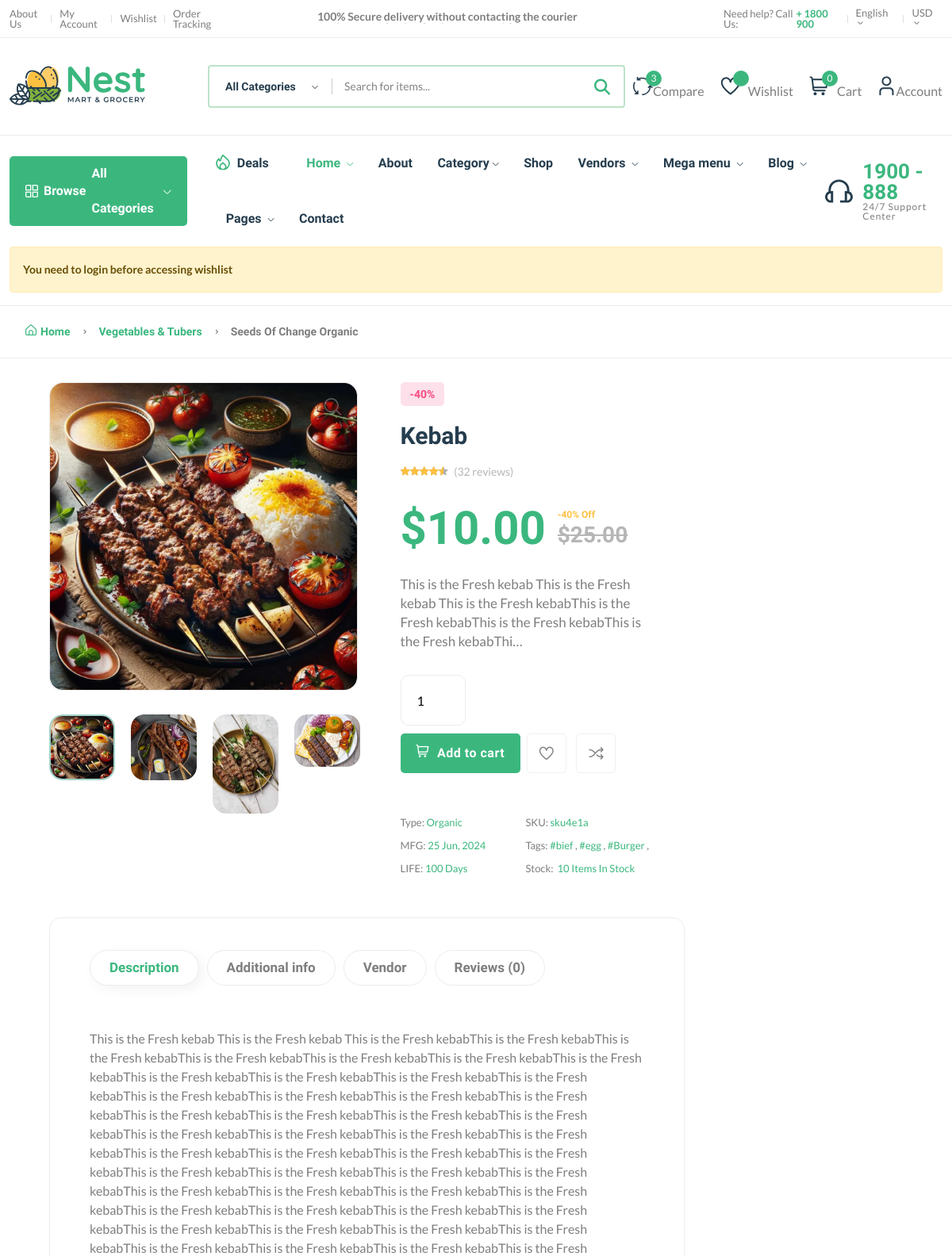
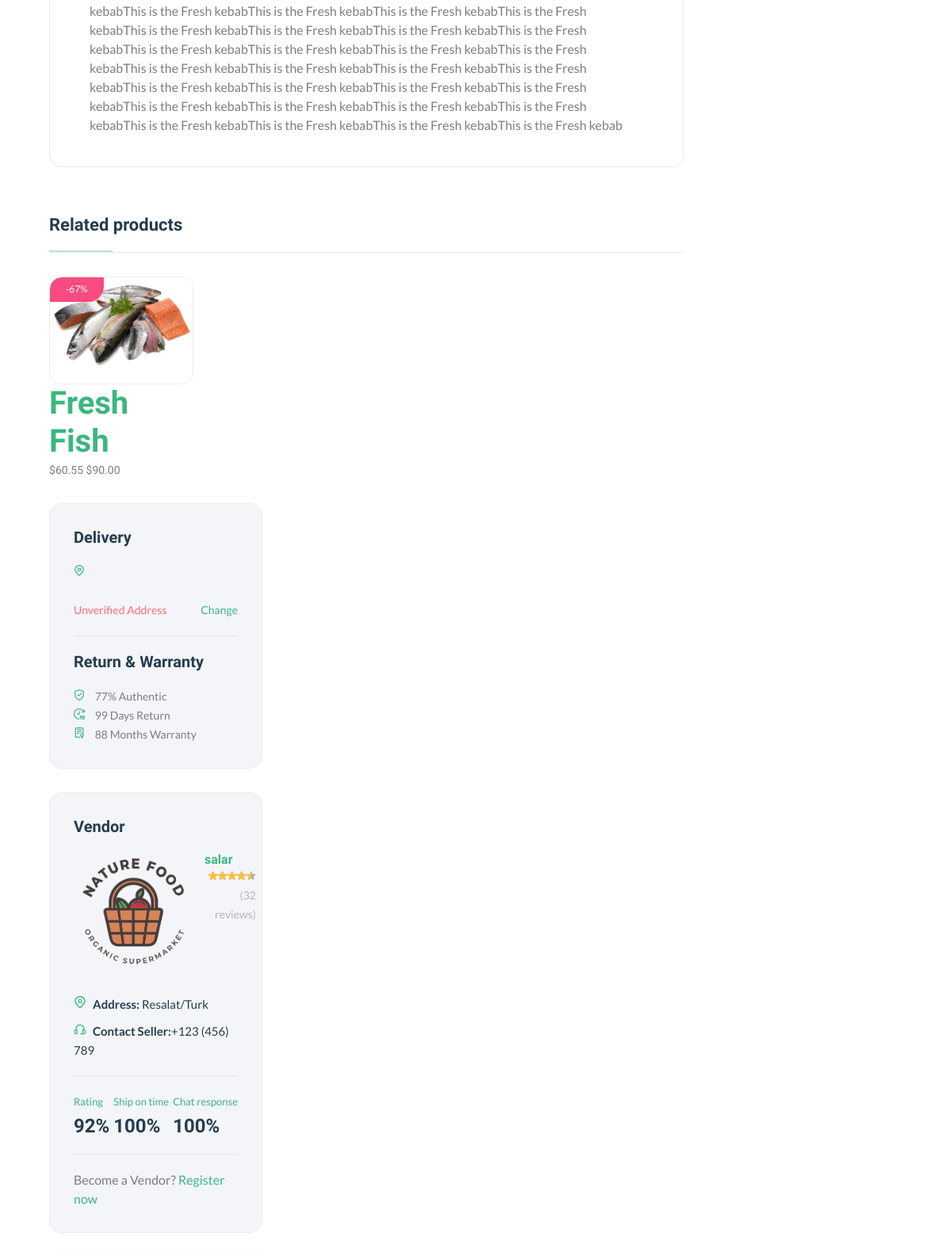
The app's page /product/31h311fdfe/ (upper part), older data (2 pictures, top to bottom).
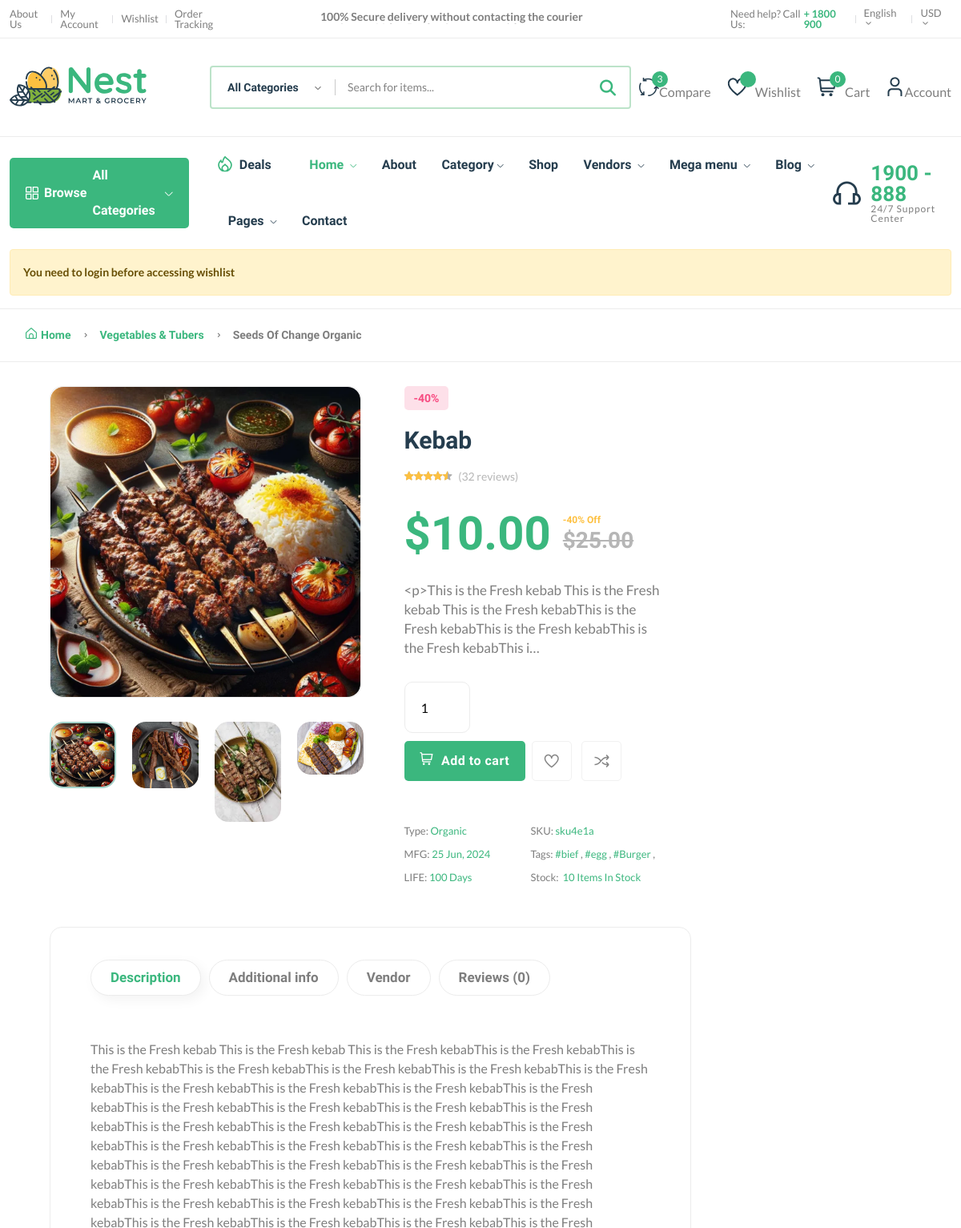
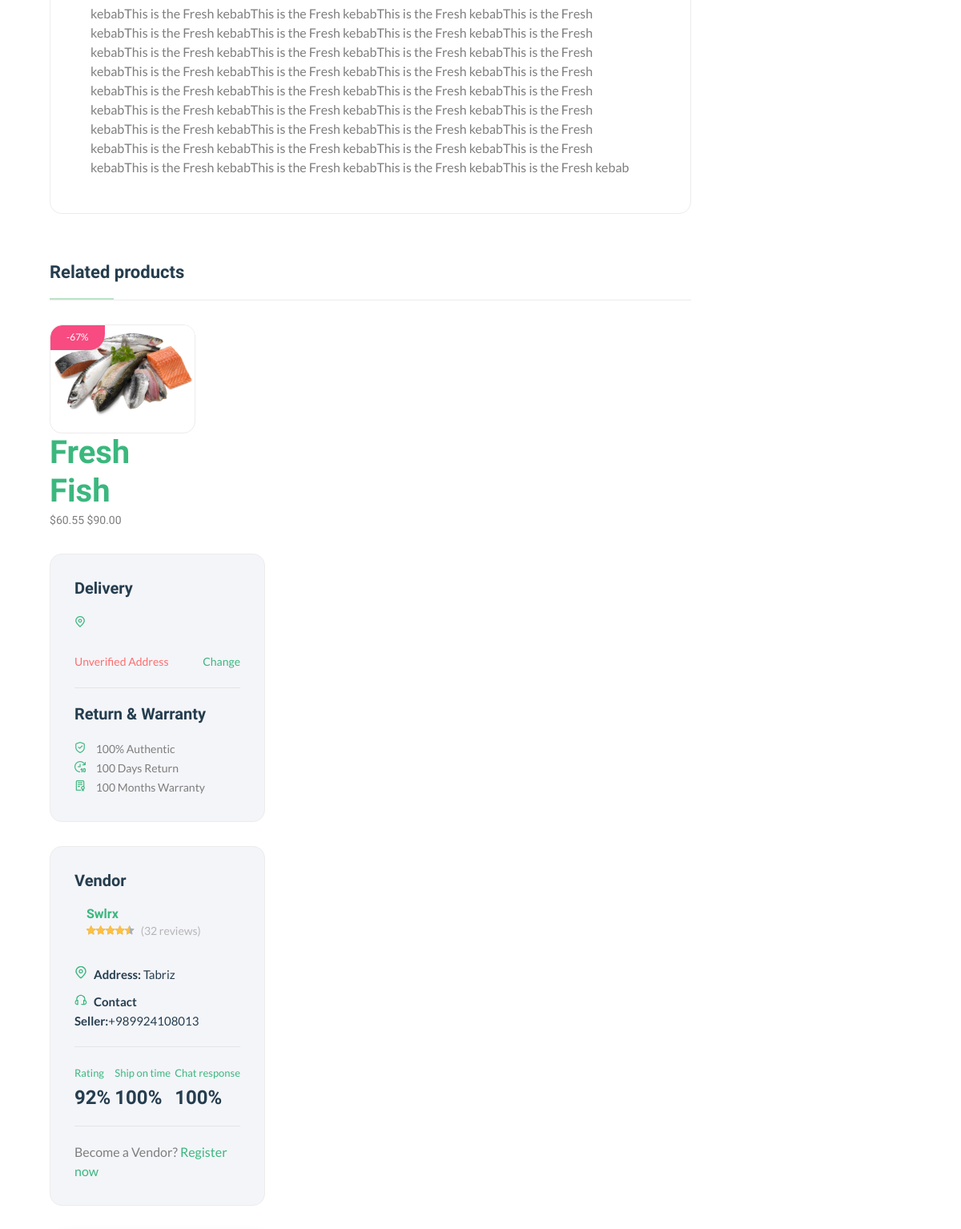
The same page, newer data (2 pictures, top to bottom).
### core/models.py (models this page shows, shortened)
class Product(models.Model):
    pid = ShortUUIDField(unique=True, length=10, max_length=20, alphabet="abcdefgh12345")
    user = models.ForeignKey(User, on_delete=models.SET_NULL, null=True)
    category = models.ForeignKey(Category, on_delete=models.SET_NULL, null=True, related_name="category")
    title = models.CharField(max_length=100, default="Fresh Pear")
    image = models.ImageField(upload_to=user_dir_path, default="product.jpg")
    description = RichTextUploadingField(null=True, blank=True, default="This is the product")
    price = models.DecimalField(max_digits=99999999999, decimal_places=2, default="1.99")
    old_price = models.DecimalField(max_digits=99999999999, decimal_places=2, default="2.99")
    specifications = RichTextUploadingField(null=True, blank=True)
    type = models.CharField(max_length=100, default="Organic", null=True, blank=True)
    stock_count = models.CharField(max_length=100, default="10", null=True, blank=True)
    life = models.CharField(max_length=100, default="100 Days", null=True, blank=True)
    mfd = models.DateTimeField(auto_now_add=False, null=True, blank=True)
    tags = TaggableManager(blank=True)
    product_status = models.CharField(choices=STATUS, max_length=10, default="in_review")
    vendor = models.ForeignKey(Vendor, on_delete=models.SET_NULL, null=True, related_name="product")
    status = models.BooleanField(default=True)
    in_stock = models.BooleanField(default=True)
    featured = models.BooleanField(default=False)
    digital = models.BooleanField(default=False)
    sku = ShortUUIDField(unique=True, length=4, max_length=10, prefix="sku", alphabet="abcdefgh12345")
    date = models.DateTimeField(auto_now_add=True)
    updated = models.DateTimeField(null=True, blank=True)
    class Meta:
        verbose_name = "Product"
        verbose_name_plural = "Products"
    def get_precentage(self):
        new_price = (self.price / self.old_price) * 100
        return new_price

class Vendor(models.Model):
    vid = ShortUUIDField(unique=True, length=10, max_length=20, prefix="ven", alphabet="abcdefgh12345")
    title = models.CharField(max_length=100, default="Nestify")
    image = models.ImageField(upload_to=user_dir_path, default="vendor.jpg")
    cover_image = models.ImageField(upload_to=user_dir_path, default="vendor.jpg")
    description = RichTextUploadingField(null=True, blank=True, default="This is the vendor")
    address = models.CharField(max_length=100, default="123 Main Street")
    contact = models.CharField(max_length=100, default="+123 (456) 789")
    chat_resp_time = models.CharField(max_length=100, default="100")
    shipping_on_time = models.CharField(max_length=100, default="100")
    authentic_rating = models.CharField(max_length=100, default="100")
    days_return = models.CharField(max_length=100, default="100")
    warranty_period = models.CharField(max_length=100, default="100")
    user = models.ForeignKey(User, on_delete=models.SET_NULL, null=True)
    date = models.DateTimeField(auto_now_add=True, null=True, blank=True)
    class Meta:
        verbose_name = "Vendor"
        verbose_name_plural = "Vendors"

### core/views.py (the view)
# urls.py: path("product/<pid>/", views.product_detail_view, name="product-detail"),
def product_detail_view(request, pid):
    product = Product.objects.get(pid=pid)
    products = Product.objects.filter(category=product.category).exclude(pid=pid)
    reviews = ProductReview.objects.filter(product=product).order_by("-date")
    average_rating = ProductReview.objects.filter(product=product).aggregate(rating=Avg('rating'))
    from core.forms import ProductReviewForm
    review_form = ProductReviewForm()
    make_review = True
    if request.user.is_authenticated:
        user_review_count = ProductReview.objects.filter(user=request.user, product=product).count()
        if user_review_count > 0:
            make_review = False
    p_images = product.p_images.all()
    context = {
        "product": product,
        "make_review": make_review,
        "review_form": review_form,
        "p_images": p_images,
        "average_rating": average_rating,
        "reviews": reviews,
        "products": products,
    }
    return render(request, "main/core/product-detail.html", context)

### core/forms.py
class ProductReviewForm(forms.ModelForm):
    review = forms.CharField(widget=forms.Textarea(attrs={"placeholder": "write review"}))
    class Meta:
        model = ProductReview
        fields = ['review', 'rating']

### core/context_processor.py (called while the page is built)
def default(request):
    categories = Category.objects.all()
    vendors = Vendor.objects.all()
    min_max_price = Product.objects.aggregate(Min('price'), Max('price'))
    try:
        wishlist = Wishlist.objects.filter(user=request.user)
    except:
        messages.warning(request, "You need to login before accessing wishlist")
        wishlist = 0
    try:
        address = Address.objects.get(user=request.user)
    except:
        address = None
    return {
        'categories': categories,
        'vendors': vendors,
        'address': address,
        'min_max_price': min_max_price,
        'wishlist': wishlist,
    }

### templates/main/core/product-detail.html (shortened to what the changed rows need)
{% extends "main/components/_layout.html" %}
{% load static %}
{% block content %}
    <link rel="stylesheet"
          href="{% static 'ckeditor/ckeditor/plugins/codesnippet/lib/highlight/styles/default.css' %}"/>
    <main class="main">
        <div class="container mb-30">
            <div class="row">
                <div class="col-xl-11 col-lg-12 m-auto">
                    <div class="row">
                        <div class="col-xl-9">
                            <div class="product-detail accordion-detail">
                                <div class="row mb-50 mt-30">
                                    <div class="col-md-6 col-sm-12 col-xs-12 mb-md-0 mb-sm-5">
                                        <div class="detail-gallery">
                                            <div class="product-image-slider">
                                                <figure class="border-radius-10">
                                                    <img src="{{ product.image.url }}"
                                                         alt="product image"/>
                                                </figure>
                                            </div>
                                            <div class="slider-nav-thumbnails">
                                                <div><img src="{{ product.image.url }}"
                                                          alt="product image"/></div>
                                            </div>
                                        </div>
                                    </div>
                                    <div class="col-md-6 col-sm-12 col-xs-12">
                                        <div class="detail-info pr-30 pl-30">
                                            <span class="stock-status out-stock"> -{{ product.get_precentage|floatformat:0 }}% </span>
                                            <h2 class="title-detail">{{ product.title }}</h2>
                                            <div class="product-detail-rating">
                                                <div class="product-rate-cover text-end">
                                                </div>
                                            </div>
                                            <div class="clearfix product-price-cover">
                                                <div class="product-price primary-color float-left">
                                                    <span class="current-price text-brand">$</span><span
                                                        class="current-price text-brand current-product-price-{{ product.id }}">{{ product.price }}</span>
                                                    <span>
                                                        <span class="save-price font-md color3 ml-15">-{{ product.get_precentage|floatformat:0 }}% Off</span>
                                                    <span class="old-price font-md ml-15">${{ product.old_price }}</span>
                                                    </span>
                                                </div>
                                            </div>
                                            <div class="short-desc mb-30">
                                                <p class="font-lg">{{ product.description|truncatechars:150 }}</p>
                                            </div>
                                            <div class="detail-extralink mb-50">
                                                <input type="number" value="1" name="" id="product-quantity"
                                                       class="w-25 mb-10 product-quantity-{{ product.id }}">
                                                <br>
                                                <div class="product-extra-link2">
                                                    <button type="submit" class="button button-add-to-cart add-to-cart-btn"
                                                            id="add-to-card-btn" data-index="{{ product.id }}">
                                                    </button>
                                                    <a aria-label="Add To Wishlist" class="action-btn hover-up"
                                                       href="shop-wishlist.html"><i class="fi-rs-heart"></i></a>
                                                    <a aria-label="Compare" class="action-btn hover-up"
                                                       href="shop-compare.html"><i class="fi-rs-shuffle"></i></a>
                                                </div>
                                            </div>
                                            <div class="font-xs">
                                                <ul class="mr-50 float-start">
                                                    <li class="mb-5">Type: <span
                                                            class="text-brand">{{ product.type }}</span></li>
                                                    <li class="mb-5">MFG:<span
                                                            class="text-brand"> {{ product.mfd|date:"d M, Y" }}</span>
                                                    </li>
                                                    <li>LIFE: <span class="text-brand">{{ product.life }}</span></li>
                                                </ul>
                                                <ul class="float-start">
                                                    <li class="mb-5">SKU: <a href="#">{{ product.sku }}</a></li>
                                                    <li>Stock:<span
                                                            class="in-stock text-brand ml-5">{{ product.stock_count }} Items In Stock</span>
                                                    </li>
                                                </ul>
                                            </div>
                                        </div>
                                    </div>
                                </div>
                                <div class="product-info">
                                    <div class="tab-style3">
                                        <div class="tab-content shop_info_tab entry-main-content">
                                            <div class="tab-pane fade show active" id="Description">
                                                <div class="">
                                                    <p>
                                                        {{ product.description|safe }}
                                                    </p>
                                                </div>
                                            </div>
                                        </div>
                                    </div>
                                </div>
                                <div class="row mt-60">
                                    {% if products %}
                                        <div class="col-12">
                                            <h2 class="section-title style-1 mb-30">Related products</h2>
                                        </div>
                                    {% endif %}
                                    <div class="col-12">
                                        <div class="row related-products">
                                            {% for p in products %}
                                                <div class="col-lg-3 col-md-4 col-12 col-sm-6">
                                                    <div class="product-content-wrap">
                                                        <h2><a href="{% url "core:product-detail" p.pid %}"
                                                               tabindex="0">{{ p.title|truncatechars:20 }}</a></h2>
                                                    </div>
                                                </div>
                                                </div>
                                            {% endfor %}
                                    </div>
                                </div>
                            </div>
                        </div>
                    </div>
                    <div class="col-xl-3 primary-sidebar sticky-sidebar mt-30">
                        <div class="sidebar-widget widget-delivery mb-30 bg-grey-9 box-shadow-none">
                            <ul>
                                <li>
                                    <i class="fi fi-rs-shield-check mr-10 text-brand"></i>
                                    <span> {{ product.vendor.authentic_rating }}% Authentic </span>
                                </li>
                                <li>
                                    <i class="fi fi-rs-time-forward-ten mr-10 text-brand"></i>
                                    <span> {{ product.vendor.days_return }} Days Return </span>
                                </li>
                                <li>
                                    <i class="fi fi-rs-diploma mr-10 text-brand"></i>
                                    <span> {{ product.vendor.warranty_period }} Months Warranty </span>
                                </li>
                            </ul>
                        </div>
                        <div class="sidebar-widget widget-vendor mb-30 bg-grey-9 box-shadow-none">
                            <div class="vendor-logo d-flex mb-30">
                                <img src="{{ product.vendor.image.url }}" alt=""/>
                                <div class="vendor-name ml-15">
                                    <h6>
                                        <a href="vendor-details-2.html">{{ product.vendor.title }}</a>
                                    </h6>
                                    <div class="product-rate-cover text-end">
                                    </div>
                                </div>
                            </div>
                            <ul class="contact-infor">
                                <li><img src="{% static 'main/imgs/theme/icons/icon-location.svg' %}"
                                         alt=""/><strong>Address: </strong>
                                    <span>{{ product.vendor.address }}</span>
                                </li>
                                <li><img src="{% static 'main/imgs/theme/icons/icon-contact.svg' %}"
                                         alt=""/><strong>Contact
                                    Seller:</strong><span>{{ product.vendor.contact }}</span>
                                </li>
                            </ul>
                            <div class="d-flex justify-content-between">
                                <div>
                                    <p class="text-brand font-xs">Ship on time</p>
                                    <h4 class="mb-0">{{ product.vendor.shipping_on_time }}%</h4>
                                </div>
                                <div>
                                    <p class="text-brand font-xs">Chat response</p>
                                    <h4 class="mb-0">{{ product.vendor.chat_resp_time }}%</h4>
                                </div>
                            </div>
                        </div>
                    </div>
                </div>
            </div>
        </div>
    </main>
{% endblock %}

Row changes from the older to the newer data that the page shows:
changed Product "Kebab": description "This is the Fresh kebab This is the Fresh kebab This is the Fresh kebabThis is the Fresh kebabThis is the Fresh kebabThis is the Fresh kebabThi…" → "<p>This is the Fresh kebab This is the Fresh kebab This is the Fresh kebabThis is the Fresh kebabThis is the Fresh kebabThis is the Fresh kebabThis i…"; vendor.authentic_rating "77" → "100"; vendor.days_return "99" → "100"; vendor.warranty_period "88" → "100"; vendor "salar" → "Swlrx"; vendor.address "Resalat/Turk" → "Tabriz"; vendor.contact "+123 (456) 789" → "+989924108013"; vendor.image: picture removed
